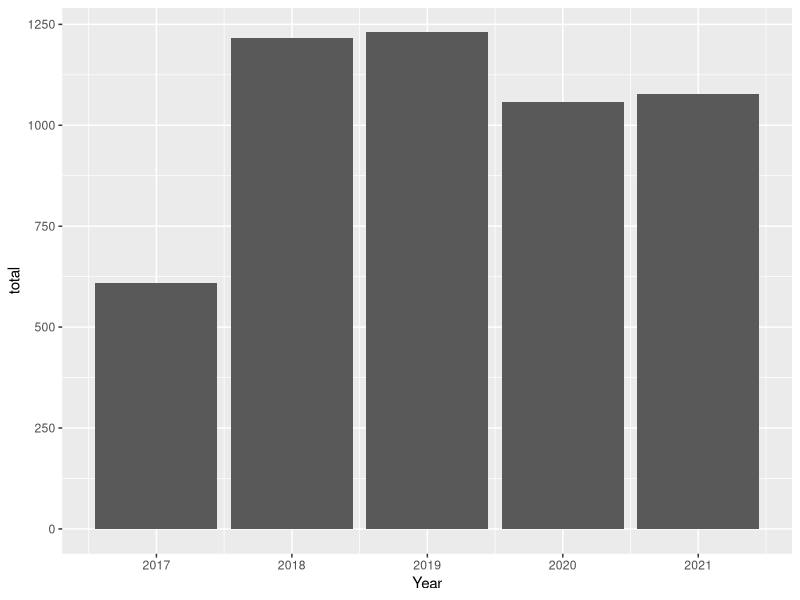
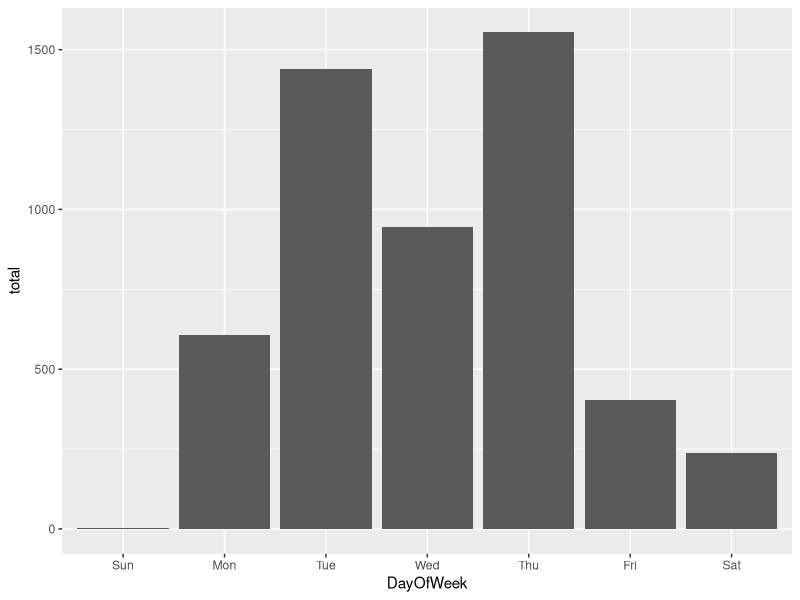
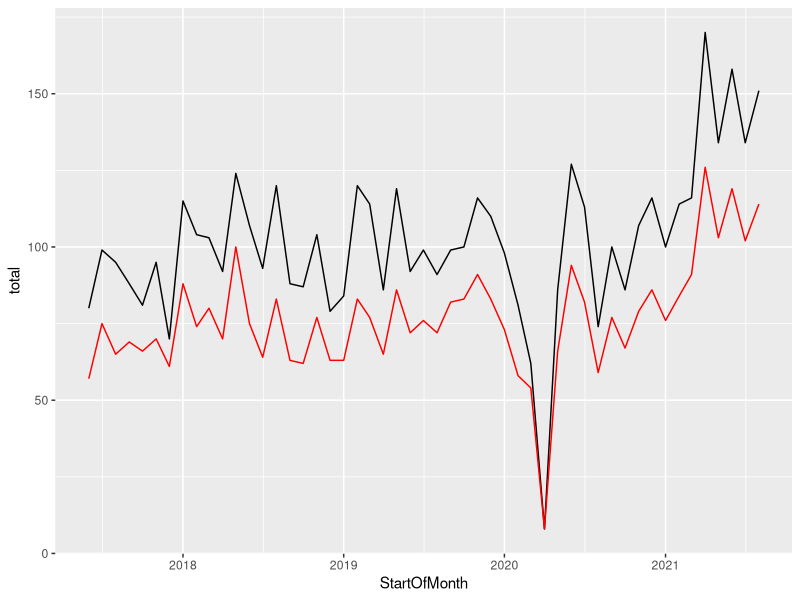
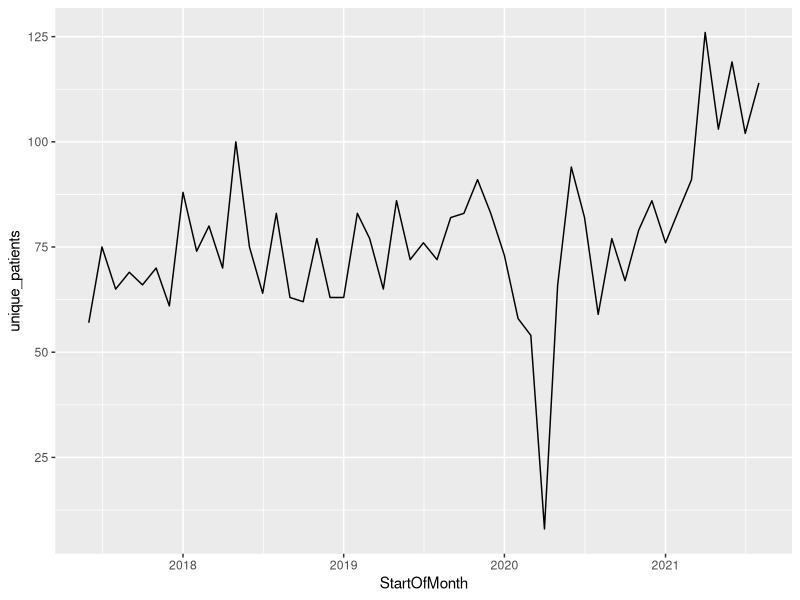
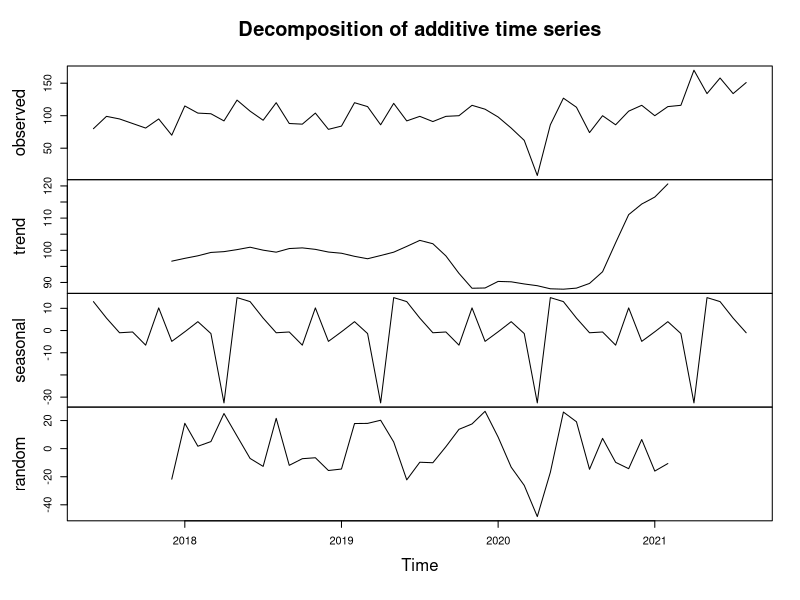
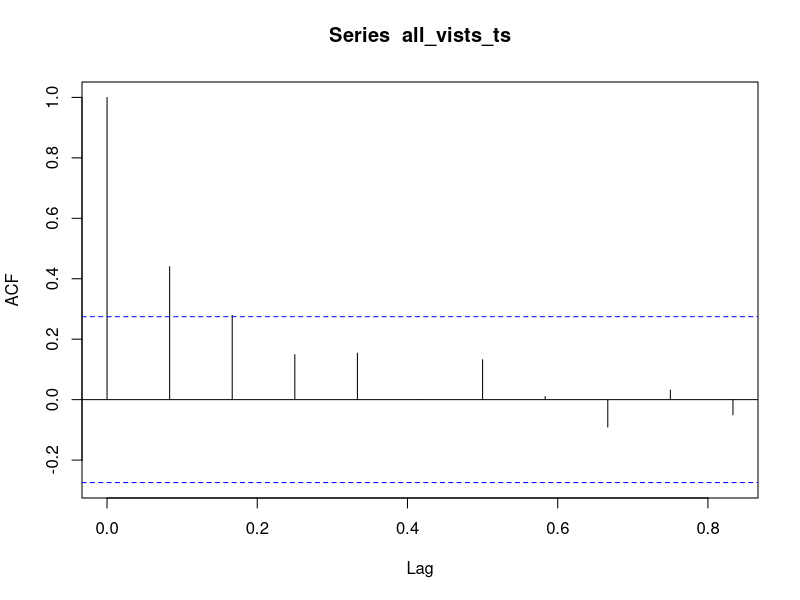

Here is the R script that generated these plots, in order:
library(tidyverse)
library(lubridate)
all_vists <- read.csv('Data/DentalIntelFiles/DentalIntelFiles_all_vists.csv')

all_vists_dated <- all_vists %>% 
  mutate(
    AppointmentDate2 = as_date(mdy_hm(AppointmentDate, tz = NULL)),
    DayOfWeek = wday(AppointmentDate2, label = TRUE),
    StartOfMonth = floor_date(AppointmentDate2, unit = 'month'),
    Day = day(AppointmentDate2),
    Month = month(AppointmentDate2, label = TRUE),
    Year = year(AppointmentDate2) 
  )

all_vists_dated %>% 
  group_by(Year) %>% 
  summarise(total = n()) %>% 
  ggplot()+
  geom_histogram(aes(x = Year, y = total), stat = 'identity')


all_vists_dated %>% 
  group_by(DayOfWeek) %>% 
  summarise(total = n()) %>% 
  ggplot()+
  geom_bar(aes(x = DayOfWeek, y = total), stat = 'identity')

all_vists_dated %>% 
  group_by(StartOfMonth) %>% 
  summarise(total = n()) %>% 
  ggplot()+
  geom_line(aes(x = StartOfMonth, y = total), stat = 'identity')+
  geom_line(data = all_vists_dated %>% 
              group_by(StartOfMonth) %>% 
              summarise(unique_patients = length(unique(PatientId))), 
            aes( x =StartOfMonth, y = unique_patients), color = 'red')


all_vists_dated %>% 
  group_by(StartOfMonth) %>% 
  summarise(unique_patients = length(unique(PatientId))) %>% 
  ggplot()+
  geom_line(aes(x = StartOfMonth, y = unique_patients))


### All Visits Time Series Analysis 

all_vists_ts <- all_vists_dated %>% 
  group_by(StartOfMonth) %>% 
  summarise(count = (n())) %>% 
  pull(count) %>% 
  ts(start = c(2017,6), frequency = 12)

# all_vists_ts[35] <- mean(all_vists_ts[c(33:34,36:37)])

all_vists_ts_decompsed <- decompose(all_vists_ts)
plot(all_vists_ts_decompsed)

arima(all_vists_ts)

Box.test(all_vists_ts, lag=10, type = 'Ljung-Box')

#### Creating ACF plot

acf(x= all_vists_ts, lag.max = 10)
